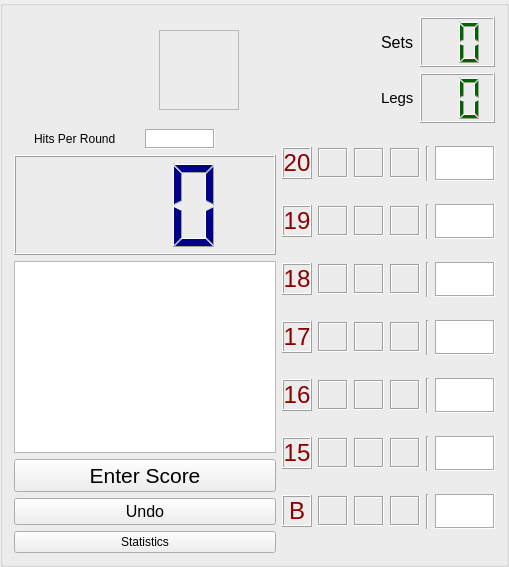
<?xml version="1.0" encoding="UTF-8"?>
<ui version="4.0">
 <class>CCricketGroupBox</class>
 <widget class="QGroupBox" name="CCricketGroupBox">
  <property name="geometry">
   <rect>
    <x>0</x>
    <y>0</y>
    <width>509</width>
    <height>567</height>
   </rect>
  </property>
  <property name="sizePolicy">
   <sizepolicy hsizetype="Minimum" vsizetype="Preferred">
    <horstretch>0</horstretch>
    <verstretch>0</verstretch>
   </sizepolicy>
  </property>
  <property name="windowTitle">
   <string>GroupBox</string>
  </property>
  <layout class="QGridLayout" name="gridLayout">
   <item row="0" column="8">
    <widget class="CPlayerActiveButton" name="labelPic">
     <property name="sizePolicy">
      <sizepolicy hsizetype="Fixed" vsizetype="Fixed">
       <horstretch>0</horstretch>
       <verstretch>0</verstretch>
      </sizepolicy>
     </property>
     <property name="minimumSize">
      <size>
       <width>80</width>
       <height>80</height>
      </size>
     </property>
     <property name="toolTip">
      <string>Change Player Order</string>
     </property>
     <property name="autoFillBackground">
      <bool>false</bool>
     </property>
     <property name="frameShape">
      <enum>QFrame::StyledPanel</enum>
     </property>
     <property name="frameShadow">
      <enum>QFrame::Plain</enum>
     </property>
     <property name="text">
      <string/>
     </property>
     <property name="alignment">
      <set>Qt::AlignCenter</set>
     </property>
    </widget>
   </item>
   <item row="1" column="2" colspan="9">
    <layout class="QHBoxLayout" name="horizontalLayout_9">
     <item>
      <layout class="QVBoxLayout" name="verticalLayout_5">
       <item>
        <layout class="QHBoxLayout" name="horizontalLayout_8">
         <item>
          <widget class="QLabel" name="labelHitsPerRound">
           <property name="sizePolicy">
            <sizepolicy hsizetype="Fixed" vsizetype="Preferred">
             <horstretch>0</horstretch>
             <verstretch>0</verstretch>
            </sizepolicy>
           </property>
           <property name="minimumSize">
            <size>
             <width>85</width>
             <height>0</height>
            </size>
           </property>
           <property name="text">
            <string>Hits Per Round</string>
           </property>
           <property name="alignment">
            <set>Qt::AlignLeading|Qt::AlignLeft|Qt::AlignVCenter</set>
           </property>
          </widget>
         </item>
         <item>
          <widget class="QLabel" name="labelHitsPerRoundInput">
           <property name="minimumSize">
            <size>
             <width>50</width>
             <height>0</height>
            </size>
           </property>
           <property name="maximumSize">
            <size>
             <width>70</width>
             <height>16777215</height>
            </size>
           </property>
           <property name="styleSheet">
            <string notr="true">QLabel {background-color: white}</string>
           </property>
           <property name="frameShape">
            <enum>QFrame::Box</enum>
           </property>
           <property name="frameShadow">
            <enum>QFrame::Sunken</enum>
           </property>
           <property name="text">
            <string/>
           </property>
          </widget>
         </item>
         <item>
          <spacer name="horizontalSpacer_8">
           <property name="orientation">
            <enum>Qt::Horizontal</enum>
           </property>
           <property name="sizeType">
            <enum>QSizePolicy::Preferred</enum>
           </property>
           <property name="sizeHint" stdset="0">
            <size>
             <width>40</width>
             <height>20</height>
            </size>
           </property>
          </spacer>
         </item>
        </layout>
       </item>
       <item>
        <layout class="QHBoxLayout" name="horizontalLayout">
         <item>
          <layout class="QVBoxLayout" name="verticalLayout_3">
           <item>
            <widget class="QLCDNumber" name="lcdNumber">
             <property name="sizePolicy">
              <sizepolicy hsizetype="Preferred" vsizetype="Expanding">
               <horstretch>0</horstretch>
               <verstretch>0</verstretch>
              </sizepolicy>
             </property>
             <property name="minimumSize">
              <size>
               <width>0</width>
               <height>100</height>
              </size>
             </property>
             <property name="maximumSize">
              <size>
               <width>16777215</width>
               <height>16777215</height>
              </size>
             </property>
             <property name="font">
              <font>
               <pointsize>8</pointsize>
              </font>
             </property>
             <property name="styleSheet">
              <string notr="true">QLCDNumber { color: darkblue; background-color: none }</string>
             </property>
             <property name="digitCount">
              <number>3</number>
             </property>
            </widget>
           </item>
           <item>
            <widget class="QTextBrowser" name="textBrowser">
             <property name="sizePolicy">
              <sizepolicy hsizetype="Minimum" vsizetype="Minimum">
               <horstretch>0</horstretch>
               <verstretch>0</verstretch>
              </sizepolicy>
             </property>
             <property name="maximumSize">
              <size>
               <width>16777215</width>
               <height>16777215</height>
              </size>
             </property>
            </widget>
           </item>
           <item>
            <widget class="QPushButton" name="pushButtonScore">
             <property name="sizePolicy">
              <sizepolicy hsizetype="Preferred" vsizetype="Fixed">
               <horstretch>0</horstretch>
               <verstretch>0</verstretch>
              </sizepolicy>
             </property>
             <property name="minimumSize">
              <size>
               <width>100</width>
               <height>0</height>
              </size>
             </property>
             <property name="maximumSize">
              <size>
               <width>16777215</width>
               <height>16777215</height>
              </size>
             </property>
             <property name="font">
              <font>
               <pointsize>16</pointsize>
              </font>
             </property>
             <property name="text">
              <string>Enter Score</string>
             </property>
            </widget>
           </item>
           <item>
            <widget class="QPushButton" name="pushButtonUndo">
             <property name="sizePolicy">
              <sizepolicy hsizetype="Preferred" vsizetype="Fixed">
               <horstretch>0</horstretch>
               <verstretch>0</verstretch>
              </sizepolicy>
             </property>
             <property name="minimumSize">
              <size>
               <width>100</width>
               <height>0</height>
              </size>
             </property>
             <property name="maximumSize">
              <size>
               <width>16777215</width>
               <height>16777215</height>
              </size>
             </property>
             <property name="font">
              <font>
               <pointsize>12</pointsize>
              </font>
             </property>
             <property name="text">
              <string>Undo</string>
             </property>
            </widget>
           </item>
           <item>
            <widget class="QPushButton" name="pushButtonStats">
             <property name="text">
              <string>Statistics</string>
             </property>
            </widget>
           </item>
          </layout>
         </item>
        </layout>
       </item>
      </layout>
     </item>
     <item>
      <layout class="QVBoxLayout" name="verticalLayout_4">
       <item>
        <layout class="QHBoxLayout" name="horizontalLayout_7">
         <item>
          <widget class="QLabel" name="label_20">
           <property name="sizePolicy">
            <sizepolicy hsizetype="Fixed" vsizetype="Fixed">
             <horstretch>0</horstretch>
             <verstretch>0</verstretch>
            </sizepolicy>
           </property>
           <property name="minimumSize">
            <size>
             <width>30</width>
             <height>30</height>
            </size>
           </property>
           <property name="font">
            <font>
             <pointsize>18</pointsize>
            </font>
           </property>
           <property name="styleSheet">
            <string notr="true">color:darkred</string>
           </property>
           <property name="frameShape">
            <enum>QFrame::Box</enum>
           </property>
           <property name="frameShadow">
            <enum>QFrame::Raised</enum>
           </property>
           <property name="text">
            <string>20</string>
           </property>
           <property name="alignment">
            <set>Qt::AlignCenter</set>
           </property>
          </widget>
         </item>
         <item>
          <widget class="QLabel" name="label20Slot1">
           <property name="sizePolicy">
            <sizepolicy hsizetype="Fixed" vsizetype="Fixed">
             <horstretch>0</horstretch>
             <verstretch>0</verstretch>
            </sizepolicy>
           </property>
           <property name="minimumSize">
            <size>
             <width>30</width>
             <height>30</height>
            </size>
           </property>
           <property name="frameShape">
            <enum>QFrame::Box</enum>
           </property>
           <property name="frameShadow">
            <enum>QFrame::Sunken</enum>
           </property>
           <property name="text">
            <string/>
           </property>
           <property name="alignment">
            <set>Qt::AlignCenter</set>
           </property>
          </widget>
         </item>
         <item>
          <widget class="QLabel" name="label20Slot2">
           <property name="sizePolicy">
            <sizepolicy hsizetype="Fixed" vsizetype="Fixed">
             <horstretch>0</horstretch>
             <verstretch>0</verstretch>
            </sizepolicy>
           </property>
           <property name="minimumSize">
            <size>
             <width>30</width>
             <height>30</height>
            </size>
           </property>
           <property name="frameShape">
            <enum>QFrame::Box</enum>
           </property>
           <property name="frameShadow">
            <enum>QFrame::Sunken</enum>
           </property>
           <property name="text">
            <string/>
           </property>
           <property name="alignment">
            <set>Qt::AlignCenter</set>
           </property>
          </widget>
         </item>
         <item>
          <widget class="QLabel" name="label20Slot3">
           <property name="sizePolicy">
            <sizepolicy hsizetype="Fixed" vsizetype="Fixed">
             <horstretch>0</horstretch>
             <verstretch>0</verstretch>
            </sizepolicy>
           </property>
           <property name="minimumSize">
            <size>
             <width>30</width>
             <height>30</height>
            </size>
           </property>
           <property name="frameShape">
            <enum>QFrame::Box</enum>
           </property>
           <property name="frameShadow">
            <enum>QFrame::Sunken</enum>
           </property>
           <property name="text">
            <string/>
           </property>
           <property name="alignment">
            <set>Qt::AlignCenter</set>
           </property>
          </widget>
         </item>
         <item>
          <widget class="Line" name="line">
           <property name="orientation">
            <enum>Qt::Vertical</enum>
           </property>
          </widget>
         </item>
         <item>
          <widget class="QLabel" name="labelExtra20">
           <property name="sizePolicy">
            <sizepolicy hsizetype="Fixed" vsizetype="Fixed">
             <horstretch>0</horstretch>
             <verstretch>0</verstretch>
            </sizepolicy>
           </property>
           <property name="minimumSize">
            <size>
             <width>60</width>
             <height>30</height>
            </size>
           </property>
           <property name="font">
            <font>
             <pointsize>20</pointsize>
             <italic>false</italic>
             <bold>false</bold>
            </font>
           </property>
           <property name="styleSheet">
            <string notr="true">QLabel {background-color: white}</string>
           </property>
           <property name="frameShape">
            <enum>QFrame::Box</enum>
           </property>
           <property name="frameShadow">
            <enum>QFrame::Sunken</enum>
           </property>
           <property name="text">
            <string/>
           </property>
           <property name="alignment">
            <set>Qt::AlignCenter</set>
           </property>
          </widget>
         </item>
        </layout>
       </item>
       <item>
        <layout class="QHBoxLayout" name="horizontalLayout_10">
         <item>
          <widget class="QLabel" name="label_19">
           <property name="sizePolicy">
            <sizepolicy hsizetype="Fixed" vsizetype="Fixed">
             <horstretch>0</horstretch>
             <verstretch>0</verstretch>
            </sizepolicy>
           </property>
           <property name="minimumSize">
            <size>
             <width>30</width>
             <height>30</height>
            </size>
           </property>
           <property name="font">
            <font>
             <pointsize>18</pointsize>
            </font>
           </property>
           <property name="styleSheet">
            <string notr="true">color:darkred</string>
           </property>
           <property name="frameShape">
            <enum>QFrame::Box</enum>
           </property>
           <property name="frameShadow">
            <enum>QFrame::Raised</enum>
           </property>
           <property name="text">
            <string>19</string>
           </property>
           <property name="alignment">
            <set>Qt::AlignCenter</set>
           </property>
          </widget>
         </item>
         <item>
          <widget class="QLabel" name="label19Slot1">
           <property name="sizePolicy">
            <sizepolicy hsizetype="Fixed" vsizetype="Fixed">
             <horstretch>0</horstretch>
             <verstretch>0</verstretch>
            </sizepolicy>
           </property>
           <property name="minimumSize">
            <size>
             <width>30</width>
             <height>30</height>
            </size>
           </property>
           <property name="frameShape">
            <enum>QFrame::Box</enum>
           </property>
           <property name="frameShadow">
            <enum>QFrame::Sunken</enum>
           </property>
           <property name="text">
            <string/>
           </property>
           <property name="alignment">
            <set>Qt::AlignCenter</set>
           </property>
          </widget>
         </item>
         <item>
          <widget class="QLabel" name="label19Slot2">
           <property name="sizePolicy">
            <sizepolicy hsizetype="Fixed" vsizetype="Fixed">
             <horstretch>0</horstretch>
             <verstretch>0</verstretch>
            </sizepolicy>
           </property>
           <property name="minimumSize">
            <size>
             <width>30</width>
             <height>30</height>
            </size>
           </property>
           <property name="frameShape">
            <enum>QFrame::Box</enum>
           </property>
           <property name="frameShadow">
            <enum>QFrame::Sunken</enum>
           </property>
           <property name="text">
            <string/>
           </property>
           <property name="alignment">
            <set>Qt::AlignCenter</set>
           </property>
          </widget>
         </item>
         <item>
          <widget class="QLabel" name="label19Slot3">
           <property name="sizePolicy">
            <sizepolicy hsizetype="Fixed" vsizetype="Fixed">
             <horstretch>0</horstretch>
             <verstretch>0</verstretch>
            </sizepolicy>
           </property>
           <property name="minimumSize">
            <size>
             <width>30</width>
             <height>30</height>
            </size>
           </property>
           <property name="frameShape">
            <enum>QFrame::Box</enum>
           </property>
           <property name="frameShadow">
            <enum>QFrame::Sunken</enum>
           </property>
           <property name="text">
            <string/>
           </property>
           <property name="alignment">
            <set>Qt::AlignCenter</set>
           </property>
          </widget>
         </item>
         <item>
          <widget class="Line" name="line_2">
           <property name="orientation">
            <enum>Qt::Vertical</enum>
           </property>
          </widget>
         </item>
         <item>
          <widget class="QLabel" name="labelExtra19">
           <property name="sizePolicy">
            <sizepolicy hsizetype="Fixed" vsizetype="Fixed">
             <horstretch>0</horstretch>
             <verstretch>0</verstretch>
            </sizepolicy>
           </property>
           <property name="minimumSize">
            <size>
             <width>60</width>
             <height>30</height>
            </size>
           </property>
           <property name="font">
            <font>
             <pointsize>20</pointsize>
             <italic>false</italic>
             <bold>false</bold>
            </font>
           </property>
           <property name="styleSheet">
            <string notr="true">QLabel {background-color: white}</string>
           </property>
           <property name="frameShape">
            <enum>QFrame::Box</enum>
           </property>
           <property name="frameShadow">
            <enum>QFrame::Sunken</enum>
           </property>
           <property name="text">
            <string/>
           </property>
           <property name="alignment">
            <set>Qt::AlignCenter</set>
           </property>
          </widget>
         </item>
        </layout>
       </item>
       <item>
        <layout class="QHBoxLayout" name="horizontalLayout_11">
         <item>
          <widget class="QLabel" name="label_18">
           <property name="sizePolicy">
            <sizepolicy hsizetype="Fixed" vsizetype="Fixed">
             <horstretch>0</horstretch>
             <verstretch>0</verstretch>
            </sizepolicy>
           </property>
           <property name="minimumSize">
            <size>
             <width>30</width>
             <height>30</height>
            </size>
           </property>
           <property name="font">
            <font>
             <pointsize>18</pointsize>
            </font>
           </property>
           <property name="styleSheet">
            <string notr="true">color:darkred</string>
           </property>
           <property name="frameShape">
            <enum>QFrame::Box</enum>
           </property>
           <property name="frameShadow">
            <enum>QFrame::Raised</enum>
           </property>
           <property name="text">
            <string>18</string>
           </property>
           <property name="alignment">
            <set>Qt::AlignCenter</set>
           </property>
          </widget>
         </item>
         <item>
          <widget class="QLabel" name="label18Slot1">
           <property name="sizePolicy">
            <sizepolicy hsizetype="Fixed" vsizetype="Fixed">
             <horstretch>0</horstretch>
             <verstretch>0</verstretch>
            </sizepolicy>
           </property>
           <property name="minimumSize">
            <size>
             <width>30</width>
             <height>30</height>
            </size>
           </property>
           <property name="frameShape">
            <enum>QFrame::Box</enum>
           </property>
           <property name="frameShadow">
            <enum>QFrame::Sunken</enum>
           </property>
           <property name="text">
            <string/>
           </property>
           <property name="alignment">
            <set>Qt::AlignCenter</set>
           </property>
          </widget>
         </item>
         <item>
          <widget class="QLabel" name="label18Slot2">
           <property name="sizePolicy">
            <sizepolicy hsizetype="Fixed" vsizetype="Fixed">
             <horstretch>0</horstretch>
             <verstretch>0</verstretch>
            </sizepolicy>
           </property>
           <property name="minimumSize">
            <size>
             <width>30</width>
             <height>30</height>
            </size>
           </property>
           <property name="frameShape">
            <enum>QFrame::Box</enum>
           </property>
           <property name="frameShadow">
            <enum>QFrame::Sunken</enum>
           </property>
           <property name="text">
            <string/>
           </property>
           <property name="alignment">
            <set>Qt::AlignCenter</set>
           </property>
          </widget>
         </item>
         <item>
          <widget class="QLabel" name="label18Slot3">
           <property name="sizePolicy">
            <sizepolicy hsizetype="Fixed" vsizetype="Fixed">
             <horstretch>0</horstretch>
             <verstretch>0</verstretch>
            </sizepolicy>
           </property>
           <property name="minimumSize">
            <size>
             <width>30</width>
             <height>30</height>
            </size>
           </property>
           <property name="frameShape">
            <enum>QFrame::Box</enum>
           </property>
           <property name="frameShadow">
            <enum>QFrame::Sunken</enum>
           </property>
           <property name="text">
            <string/>
           </property>
           <property name="alignment">
            <set>Qt::AlignCenter</set>
           </property>
          </widget>
         </item>
         <item>
          <widget class="Line" name="line_3">
           <property name="orientation">
            <enum>Qt::Vertical</enum>
           </property>
          </widget>
         </item>
         <item>
          <widget class="QLabel" name="labelExtra18">
           <property name="sizePolicy">
            <sizepolicy hsizetype="Fixed" vsizetype="Fixed">
             <horstretch>0</horstretch>
             <verstretch>0</verstretch>
            </sizepolicy>
           </property>
           <property name="minimumSize">
            <size>
             <width>60</width>
             <height>30</height>
            </size>
           </property>
           <property name="font">
            <font>
             <pointsize>20</pointsize>
             <italic>false</italic>
             <bold>false</bold>
            </font>
           </property>
           <property name="styleSheet">
            <string notr="true">QLabel {background-color: white}</string>
           </property>
           <property name="frameShape">
            <enum>QFrame::Box</enum>
           </property>
           <property name="frameShadow">
            <enum>QFrame::Sunken</enum>
           </property>
           <property name="text">
            <string/>
           </property>
           <property name="alignment">
            <set>Qt::AlignCenter</set>
           </property>
          </widget>
         </item>
        </layout>
       </item>
       <item>
        <layout class="QHBoxLayout" name="horizontalLayout_12">
         <item>
          <widget class="QLabel" name="label_17">
           <property name="sizePolicy">
            <sizepolicy hsizetype="Fixed" vsizetype="Fixed">
             <horstretch>0</horstretch>
             <verstretch>0</verstretch>
            </sizepolicy>
           </property>
           <property name="minimumSize">
            <size>
             <width>30</width>
             <height>30</height>
            </size>
           </property>
           <property name="font">
            <font>
             <pointsize>18</pointsize>
            </font>
           </property>
           <property name="styleSheet">
            <string notr="true">color:darkred</string>
           </property>
           <property name="frameShape">
            <enum>QFrame::Box</enum>
           </property>
           <property name="frameShadow">
            <enum>QFrame::Raised</enum>
           </property>
           <property name="text">
            <string>17</string>
           </property>
           <property name="alignment">
            <set>Qt::AlignCenter</set>
           </property>
          </widget>
         </item>
         <item>
          <widget class="QLabel" name="label17Slot1">
           <property name="sizePolicy">
            <sizepolicy hsizetype="Fixed" vsizetype="Fixed">
             <horstretch>0</horstretch>
             <verstretch>0</verstretch>
            </sizepolicy>
           </property>
           <property name="minimumSize">
            <size>
             <width>30</width>
             <height>30</height>
            </size>
           </property>
           <property name="frameShape">
            <enum>QFrame::Box</enum>
           </property>
           <property name="frameShadow">
            <enum>QFrame::Sunken</enum>
           </property>
           <property name="text">
            <string/>
           </property>
           <property name="alignment">
            <set>Qt::AlignCenter</set>
           </property>
          </widget>
         </item>
         <item>
          <widget class="QLabel" name="label17Slot2">
           <property name="sizePolicy">
            <sizepolicy hsizetype="Fixed" vsizetype="Fixed">
             <horstretch>0</horstretch>
             <verstretch>0</verstretch>
            </sizepolicy>
           </property>
           <property name="minimumSize">
            <size>
             <width>30</width>
             <height>30</height>
            </size>
           </property>
           <property name="frameShape">
            <enum>QFrame::Box</enum>
           </property>
           <property name="frameShadow">
            <enum>QFrame::Sunken</enum>
           </property>
           <property name="text">
            <string/>
           </property>
           <property name="alignment">
            <set>Qt::AlignCenter</set>
           </property>
          </widget>
         </item>
         <item>
          <widget class="QLabel" name="label17Slot3">
           <property name="sizePolicy">
            <sizepolicy hsizetype="Fixed" vsizetype="Fixed">
             <horstretch>0</horstretch>
             <verstretch>0</verstretch>
            </sizepolicy>
           </property>
           <property name="minimumSize">
            <size>
             <width>30</width>
             <height>30</height>
            </size>
           </property>
           <property name="frameShape">
            <enum>QFrame::Box</enum>
           </property>
           <property name="frameShadow">
            <enum>QFrame::Sunken</enum>
           </property>
           <property name="text">
            <string/>
           </property>
           <property name="alignment">
            <set>Qt::AlignCenter</set>
           </property>
          </widget>
         </item>
         <item>
          <widget class="Line" name="line_4">
           <property name="orientation">
            <enum>Qt::Vertical</enum>
           </property>
          </widget>
         </item>
         <item>
          <widget class="QLabel" name="labelExtra17">
           <property name="sizePolicy">
            <sizepolicy hsizetype="Fixed" vsizetype="Fixed">
             <horstretch>0</horstretch>
             <verstretch>0</verstretch>
            </sizepolicy>
           </property>
           <property name="minimumSize">
            <size>
             <width>60</width>
             <height>30</height>
            </size>
           </property>
           <property name="font">
            <font>
             <pointsize>20</pointsize>
             <italic>false</italic>
             <bold>false</bold>
            </font>
           </property>
           <property name="styleSheet">
            <string notr="true">QLabel {background-color: white}</string>
           </property>
           <property name="frameShape">
            <enum>QFrame::Box</enum>
           </property>
           <property name="frameShadow">
            <enum>QFrame::Sunken</enum>
           </property>
           <property name="text">
            <string/>
           </property>
           <property name="alignment">
            <set>Qt::AlignCenter</set>
           </property>
          </widget>
         </item>
        </layout>
       </item>
       <item>
        <layout class="QHBoxLayout" name="horizontalLayout_13">
         <item>
          <widget class="QLabel" name="label_16">
           <property name="sizePolicy">
            <sizepolicy hsizetype="Fixed" vsizetype="Fixed">
             <horstretch>0</horstretch>
             <verstretch>0</verstretch>
            </sizepolicy>
           </property>
           <property name="minimumSize">
            <size>
             <width>30</width>
             <height>30</height>
            </size>
           </property>
           <property name="font">
            <font>
             <pointsize>18</pointsize>
            </font>
           </property>
           <property name="styleSheet">
            <string notr="true">color:darkred</string>
           </property>
           <property name="frameShape">
            <enum>QFrame::Box</enum>
           </property>
           <property name="frameShadow">
            <enum>QFrame::Raised</enum>
           </property>
           <property name="text">
            <string>16</string>
           </property>
           <property name="alignment">
            <set>Qt::AlignCenter</set>
           </property>
          </widget>
         </item>
         <item>
          <widget class="QLabel" name="label16Slot1">
           <property name="sizePolicy">
            <sizepolicy hsizetype="Fixed" vsizetype="Fixed">
             <horstretch>0</horstretch>
             <verstretch>0</verstretch>
            </sizepolicy>
           </property>
           <property name="minimumSize">
            <size>
             <width>30</width>
             <height>30</height>
            </size>
           </property>
           <property name="frameShape">
            <enum>QFrame::Box</enum>
           </property>
           <property name="frameShadow">
            <enum>QFrame::Sunken</enum>
           </property>
           <property name="text">
            <string/>
           </property>
           <property name="alignment">
            <set>Qt::AlignCenter</set>
           </property>
          </widget>
         </item>
         <item>
          <widget class="QLabel" name="label16Slot2">
           <property name="sizePolicy">
            <sizepolicy hsizetype="Fixed" vsizetype="Fixed">
             <horstretch>0</horstretch>
             <verstretch>0</verstretch>
            </sizepolicy>
           </property>
           <property name="minimumSize">
            <size>
             <width>30</width>
             <height>30</height>
            </size>
           </property>
           <property name="frameShape">
            <enum>QFrame::Box</enum>
           </property>
           <property name="frameShadow">
            <enum>QFrame::Sunken</enum>
           </property>
           <property name="text">
            <string/>
           </property>
           <property name="alignment">
            <set>Qt::AlignCenter</set>
           </property>
          </widget>
         </item>
         <item>
          <widget class="QLabel" name="label16Slot3">
           <property name="sizePolicy">
            <sizepolicy hsizetype="Fixed" vsizetype="Fixed">
             <horstretch>0</horstretch>
             <verstretch>0</verstretch>
            </sizepolicy>
           </property>
           <property name="minimumSize">
            <size>
             <width>30</width>
             <height>30</height>
            </size>
           </property>
           <property name="frameShape">
            <enum>QFrame::Box</enum>
           </property>
           <property name="frameShadow">
            <enum>QFrame::Sunken</enum>
           </property>
           <property name="text">
            <string/>
           </property>
           <property name="alignment">
            <set>Qt::AlignCenter</set>
           </property>
          </widget>
         </item>
         <item>
          <widget class="Line" name="line_5">
           <property name="orientation">
            <enum>Qt::Vertical</enum>
           </property>
          </widget>
         </item>
         <item>
          <widget class="QLabel" name="labelExtra16">
           <property name="sizePolicy">
            <sizepolicy hsizetype="Fixed" vsizetype="Fixed">
             <horstretch>0</horstretch>
             <verstretch>0</verstretch>
            </sizepolicy>
           </property>
           <property name="minimumSize">
            <size>
             <width>60</width>
             <height>30</height>
            </size>
           </property>
           <property name="font">
            <font>
             <pointsize>20</pointsize>
             <italic>false</italic>
             <bold>false</bold>
            </font>
           </property>
           <property name="styleSheet">
            <string notr="true">QLabel {background-color: white}</string>
           </property>
           <property name="frameShape">
            <enum>QFrame::Box</enum>
           </property>
           <property name="frameShadow">
            <enum>QFrame::Sunken</enum>
           </property>
           <property name="text">
            <string/>
           </property>
           <property name="alignment">
            <set>Qt::AlignCenter</set>
           </property>
          </widget>
         </item>
        </layout>
       </item>
       <item>
        <layout class="QHBoxLayout" name="horizontalLayout_14">
         <item>
          <widget class="QLabel" name="label_15">
           <property name="sizePolicy">
            <sizepolicy hsizetype="Fixed" vsizetype="Fixed">
             <horstretch>0</horstretch>
             <verstretch>0</verstretch>
            </sizepolicy>
           </property>
           <property name="minimumSize">
            <size>
             <width>30</width>
             <height>30</height>
            </size>
           </property>
           <property name="font">
            <font>
             <pointsize>18</pointsize>
            </font>
           </property>
           <property name="styleSheet">
            <string notr="true">color:darkred</string>
           </property>
           <property name="frameShape">
            <enum>QFrame::Box</enum>
           </property>
           <property name="frameShadow">
            <enum>QFrame::Raised</enum>
           </property>
           <property name="text">
            <string>15</string>
           </property>
           <property name="alignment">
            <set>Qt::AlignCenter</set>
           </property>
          </widget>
         </item>
         <item>
          <widget class="QLabel" name="label15Slot1">
           <property name="sizePolicy">
            <sizepolicy hsizetype="Fixed" vsizetype="Fixed">
             <horstretch>0</horstretch>
             <verstretch>0</verstretch>
            </sizepolicy>
           </property>
           <property name="minimumSize">
            <size>
             <width>30</width>
             <height>30</height>
            </size>
           </property>
           <property name="frameShape">
            <enum>QFrame::Box</enum>
           </property>
           <property name="frameShadow">
            <enum>QFrame::Sunken</enum>
           </property>
           <property name="text">
            <string/>
           </property>
           <property name="alignment">
            <set>Qt::AlignCenter</set>
           </property>
          </widget>
         </item>
         <item>
          <widget class="QLabel" name="label15Slot2">
           <property name="sizePolicy">
            <sizepolicy hsizetype="Fixed" vsizetype="Fixed">
             <horstretch>0</horstretch>
             <verstretch>0</verstretch>
            </sizepolicy>
           </property>
           <property name="minimumSize">
            <size>
             <width>30</width>
             <height>30</height>
            </size>
           </property>
           <property name="frameShape">
            <enum>QFrame::Box</enum>
           </property>
           <property name="frameShadow">
            <enum>QFrame::Sunken</enum>
           </property>
           <property name="text">
            <string/>
           </property>
           <property name="alignment">
            <set>Qt::AlignCenter</set>
           </property>
          </widget>
         </item>
         <item>
          <widget class="QLabel" name="label15Slot3">
           <property name="sizePolicy">
            <sizepolicy hsizetype="Fixed" vsizetype="Fixed">
             <horstretch>0</horstretch>
             <verstretch>0</verstretch>
            </sizepolicy>
           </property>
           <property name="minimumSize">
            <size>
             <width>30</width>
             <height>30</height>
            </size>
           </property>
           <property name="frameShape">
            <enum>QFrame::Box</enum>
           </property>
           <property name="frameShadow">
            <enum>QFrame::Sunken</enum>
           </property>
           <property name="text">
            <string/>
           </property>
           <property name="alignment">
            <set>Qt::AlignCenter</set>
           </property>
          </widget>
         </item>
         <item>
          <widget class="Line" name="line_6">
           <property name="orientation">
            <enum>Qt::Vertical</enum>
           </property>
          </widget>
         </item>
         <item>
          <widget class="QLabel" name="labelExtra15">
           <property name="sizePolicy">
            <sizepolicy hsizetype="Fixed" vsizetype="Fixed">
             <horstretch>0</horstretch>
             <verstretch>0</verstretch>
            </sizepolicy>
           </property>
           <property name="minimumSize">
            <size>
             <width>60</width>
             <height>30</height>
            </size>
           </property>
           <property name="font">
            <font>
             <pointsize>20</pointsize>
             <italic>false</italic>
             <bold>false</bold>
            </font>
           </property>
           <property name="styleSheet">
            <string notr="true">QLabel {background-color: white}</string>
           </property>
           <property name="frameShape">
            <enum>QFrame::Box</enum>
           </property>
           <property name="frameShadow">
            <enum>QFrame::Sunken</enum>
           </property>
           <property name="text">
            <string/>
           </property>
           <property name="alignment">
            <set>Qt::AlignCenter</set>
           </property>
          </widget>
         </item>
        </layout>
       </item>
       <item>
        <layout class="QHBoxLayout" name="horizontalLayout_15">
         <item>
          <widget class="QLabel" name="label_25">
           <property name="sizePolicy">
            <sizepolicy hsizetype="Fixed" vsizetype="Fixed">
             <horstretch>0</horstretch>
             <verstretch>0</verstretch>
            </sizepolicy>
           </property>
           <property name="minimumSize">
            <size>
             <width>30</width>
             <height>30</height>
            </size>
           </property>
           <property name="font">
            <font>
             <pointsize>18</pointsize>
            </font>
           </property>
           <property name="styleSheet">
            <string notr="true">color:darkred</string>
           </property>
           <property name="frameShape">
            <enum>QFrame::Box</enum>
           </property>
           <property name="frameShadow">
            <enum>QFrame::Raised</enum>
           </property>
           <property name="text">
            <string>B</string>
           </property>
           <property name="alignment">
            <set>Qt::AlignCenter</set>
           </property>
          </widget>
         </item>
         <item>
          <widget class="QLabel" name="label25Slot1">
           <property name="sizePolicy">
            <sizepolicy hsizetype="Fixed" vsizetype="Fixed">
             <horstretch>0</horstretch>
             <verstretch>0</verstretch>
            </sizepolicy>
           </property>
           <property name="minimumSize">
            <size>
             <width>30</width>
             <height>30</height>
            </size>
           </property>
           <property name="frameShape">
            <enum>QFrame::Box</enum>
           </property>
           <property name="frameShadow">
            <enum>QFrame::Sunken</enum>
           </property>
           <property name="text">
            <string/>
           </property>
           <property name="alignment">
            <set>Qt::AlignCenter</set>
           </property>
          </widget>
         </item>
         <item>
          <widget class="QLabel" name="label25Slot2">
           <property name="sizePolicy">
            <sizepolicy hsizetype="Fixed" vsizetype="Fixed">
             <horstretch>0</horstretch>
             <verstretch>0</verstretch>
            </sizepolicy>
           </property>
           <property name="minimumSize">
            <size>
             <width>30</width>
             <height>30</height>
            </size>
           </property>
           <property name="frameShape">
            <enum>QFrame::Box</enum>
           </property>
           <property name="frameShadow">
            <enum>QFrame::Sunken</enum>
           </property>
           <property name="text">
            <string/>
           </property>
           <property name="alignment">
            <set>Qt::AlignCenter</set>
           </property>
          </widget>
         </item>
         <item>
          <widget class="QLabel" name="label25Slot3">
           <property name="sizePolicy">
            <sizepolicy hsizetype="Fixed" vsizetype="Fixed">
             <horstretch>0</horstretch>
             <verstretch>0</verstretch>
            </sizepolicy>
           </property>
           <property name="minimumSize">
            <size>
             <width>30</width>
             <height>30</height>
            </size>
           </property>
           <property name="frameShape">
            <enum>QFrame::Box</enum>
           </property>
           <property name="frameShadow">
            <enum>QFrame::Sunken</enum>
           </property>
           <property name="text">
            <string/>
           </property>
           <property name="alignment">
            <set>Qt::AlignCenter</set>
           </property>
          </widget>
         </item>
         <item>
          <widget class="Line" name="line_7">
           <property name="orientation">
            <enum>Qt::Vertical</enum>
           </property>
          </widget>
         </item>
         <item>
          <widget class="QLabel" name="labelExtra25">
           <property name="sizePolicy">
            <sizepolicy hsizetype="Fixed" vsizetype="Fixed">
             <horstretch>0</horstretch>
             <verstretch>0</verstretch>
            </sizepolicy>
           </property>
           <property name="minimumSize">
            <size>
             <width>60</width>
             <height>30</height>
            </size>
           </property>
           <property name="font">
            <font>
             <pointsize>20</pointsize>
             <italic>false</italic>
             <bold>false</bold>
            </font>
           </property>
           <property name="styleSheet">
            <string notr="true">QLabel {background-color: white}</string>
           </property>
           <property name="frameShape">
            <enum>QFrame::Box</enum>
           </property>
           <property name="frameShadow">
            <enum>QFrame::Sunken</enum>
           </property>
           <property name="text">
            <string/>
           </property>
           <property name="alignment">
            <set>Qt::AlignCenter</set>
           </property>
          </widget>
         </item>
        </layout>
       </item>
      </layout>
     </item>
    </layout>
   </item>
   <item row="0" column="10">
    <layout class="QVBoxLayout" name="verticalLayout">
     <item>
      <layout class="QHBoxLayout" name="horizontalLayout_3">
       <item>
        <widget class="QLabel" name="label_set">
         <property name="font">
          <font>
           <pointsize>12</pointsize>
          </font>
         </property>
         <property name="text">
          <string>Sets</string>
         </property>
        </widget>
       </item>
       <item>
        <widget class="QLCDNumber" name="lcdNumberSets">
         <property name="sizePolicy">
          <sizepolicy hsizetype="Minimum" vsizetype="Preferred">
           <horstretch>0</horstretch>
           <verstretch>0</verstretch>
          </sizepolicy>
         </property>
         <property name="minimumSize">
          <size>
           <width>75</width>
           <height>50</height>
          </size>
         </property>
         <property name="maximumSize">
          <size>
           <width>16777215</width>
           <height>50</height>
          </size>
         </property>
         <property name="styleSheet">
          <string notr="true">QLCDNumber { color: darkgreen; background-color: none }</string>
         </property>
         <property name="digitCount">
          <number>2</number>
         </property>
        </widget>
       </item>
      </layout>
     </item>
     <item>
      <layout class="QHBoxLayout" name="horizontalLayout_2">
       <item>
        <widget class="QLabel" name="label_leg">
         <property name="font">
          <font>
           <pointsize>11</pointsize>
          </font>
         </property>
         <property name="text">
          <string>Legs</string>
         </property>
        </widget>
       </item>
       <item>
        <widget class="QLCDNumber" name="lcdNumberLegs">
         <property name="sizePolicy">
          <sizepolicy hsizetype="Minimum" vsizetype="Preferred">
           <horstretch>0</horstretch>
           <verstretch>0</verstretch>
          </sizepolicy>
         </property>
         <property name="minimumSize">
          <size>
           <width>75</width>
           <height>50</height>
          </size>
         </property>
         <property name="maximumSize">
          <size>
           <width>16777215</width>
           <height>50</height>
          </size>
         </property>
         <property name="styleSheet">
          <string notr="true">QLCDNumber { color: darkgreen; background-color: none }</string>
         </property>
         <property name="digitCount">
          <number>2</number>
         </property>
        </widget>
       </item>
      </layout>
     </item>
    </layout>
   </item>
   <item row="0" column="9">
    <spacer name="horizontalSpacer_3">
     <property name="orientation">
      <enum>Qt::Horizontal</enum>
     </property>
     <property name="sizeType">
      <enum>QSizePolicy::Preferred</enum>
     </property>
     <property name="sizeHint" stdset="0">
      <size>
       <width>130</width>
       <height>20</height>
      </size>
     </property>
    </spacer>
   </item>
   <item row="0" column="3">
    <widget class="QLabel" name="labelLegBegin">
     <property name="maximumSize">
      <size>
       <width>25</width>
       <height>25</height>
      </size>
     </property>
     <property name="text">
      <string/>
     </property>
    </widget>
   </item>
   <item row="0" column="4">
    <widget class="QLabel" name="labelPlayerName">
     <property name="font">
      <font>
       <pointsize>25</pointsize>
      </font>
     </property>
     <property name="text">
      <string/>
     </property>
     <property name="alignment">
      <set>Qt::AlignCenter</set>
     </property>
    </widget>
   </item>
  </layout>
 </widget>
 <customwidgets>
  <customwidget>
   <class>CPlayerActiveButton</class>
   <extends>QLabel</extends>
   <header>player_active_button.h</header>
  </customwidget>
 </customwidgets>
 <resources/>
 <connections/>
</ui>
